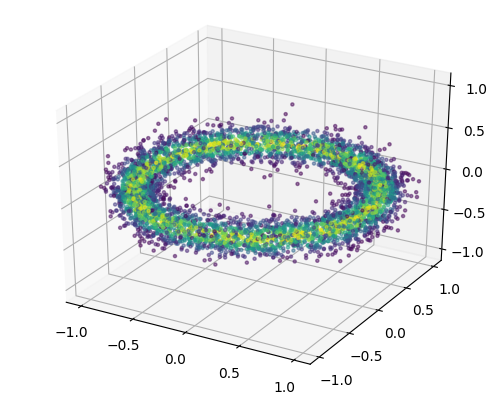

Here is the Python script that generated this plot:

from numpy import sqrt, array, argsort, exp
import matplotlib.pyplot as plt

class ToroidalGaussian(object):
    def __init__(self):
        self.R0 = 1.  # torus major radius
        self.ar = 10.  # torus aspect ratio
        self.w2 = (self.R0 / self.ar) ** 2

    def __call__(self, theta):
        x, y, z = theta
        r = sqrt(z ** 2 + (sqrt(x ** 2 + y ** 2) - self.R0) ** 2)
        return -0.5 * r ** 2 / self.w2

    def gradient(self, theta):
        x, y, z = theta
        R = sqrt(x ** 2 + y ** 2)
        K = 1 - self.R0 / R
        g = array([K * x, K * y, z])
        return -g / self.w2


posterior = ToroidalGaussian()

from inference.mcmc import HamiltonianChain

hmc = HamiltonianChain(posterior=posterior, grad=posterior.gradient, start=[1, 0.1, 0.1])

hmc.advance(6000)
hmc.burn = 1000


from mpl_toolkits.mplot3d import Axes3D
fig = plt.figure(figsize = (5,4))
ax = fig.add_subplot(111, projection='3d')
ax.set_xticks([-1,-0.5,0.,0.5,1.])
ax.set_yticks([-1,-0.5,0.,0.5,1.])
ax.set_zticks([-1,-0.5,0.,0.5,1.])
# ax.set_title('Hamiltonian Monte-Carlo')
L = 1.1
ax.set_xlim([-L,L]); ax.set_ylim([-L,L]); ax.set_zlim([-L,L])
probs = array(hmc.get_probabilities())
inds = argsort(probs)
colors = exp(probs - max(probs))
xs, ys, zs = [ array(hmc.get_parameter(i)) for i in [0,1,2] ]
ax.scatter(xs, ys, zs, c=colors, marker = '.', alpha = 0.5)
plt.subplots_adjust(left=0., right=1., top=1., bottom=0.03)
plt.savefig('gallery_hmc.png')
plt.show()